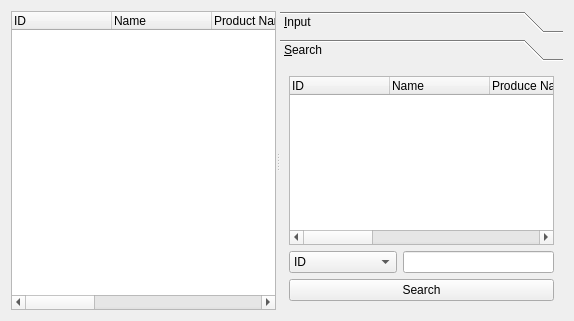
<?xml version="1.0" encoding="UTF-8"?>
<ui version="4.0">
 <class>ShopManagerForm</class>
 <widget class="QWidget" name="ShopManagerForm">
  <property name="geometry">
   <rect>
    <x>0</x>
    <y>0</y>
    <width>574</width>
    <height>321</height>
   </rect>
  </property>
  <property name="windowTitle">
   <string>Form</string>
  </property>
  <layout class="QHBoxLayout" name="horizontalLayout_3">
   <item>
    <widget class="QSplitter" name="splitter">
     <property name="orientation">
      <enum>Qt::Horizontal</enum>
     </property>
     <widget class="QTreeWidget" name="treeWidget">
      <property name="rootIsDecorated">
       <bool>false</bool>
      </property>
      <property name="itemsExpandable">
       <bool>false</bool>
      </property>
      <column>
       <property name="text">
        <string>ID</string>
       </property>
      </column>
      <column>
       <property name="text">
        <string>Name</string>
       </property>
      </column>
      <column>
       <property name="text">
        <string>Product Name</string>
       </property>
      </column>
      <column>
       <property name="text">
        <string>Date</string>
       </property>
      </column>
      <column>
       <property name="text">
        <string>Count</string>
       </property>
      </column>
      <column>
       <property name="text">
        <string>Price</string>
       </property>
      </column>
      <column>
       <property name="text">
        <string>Total Price</string>
       </property>
      </column>
      <column>
       <property name="text">
        <string>Address</string>
       </property>
      </column>
      <column>
       <property name="text">
        <string>Phone Number</string>
       </property>
      </column>
     </widget>
     <widget class="QToolBox" name="toolBox">
      <property name="currentIndex">
       <number>1</number>
      </property>
      <widget class="QWidget" name="inputPage">
       <property name="geometry">
        <rect>
         <x>0</x>
         <y>-17</y>
         <width>276</width>
         <height>278</height>
        </rect>
       </property>
       <attribute name="label">
        <string>&amp;Input</string>
       </attribute>
       <layout class="QVBoxLayout" name="verticalLayout_2">
        <item>
         <layout class="QFormLayout" name="shopFormLayout">
          <item row="0" column="0">
           <widget class="QLabel" name="idLabel">
            <property name="text">
             <string>SID</string>
            </property>
            <property name="buddy">
             <cstring>shopsidLineEdit</cstring>
            </property>
           </widget>
          </item>
          <item row="0" column="1">
           <widget class="QLineEdit" name="shopsidLineEdit">
            <property name="readOnly">
             <bool>true</bool>
            </property>
           </widget>
          </item>
          <item row="1" column="1">
           <widget class="QComboBox" name="shopcidcomboBox"/>
          </item>
          <item row="3" column="0">
           <widget class="QLabel" name="categoryLabel">
            <property name="text">
             <string>Date</string>
            </property>
            <property name="buddy">
             <cstring>addressLineEdit</cstring>
            </property>
           </widget>
          </item>
          <item row="3" column="1">
           <widget class="QLineEdit" name="dateLineEdit"/>
          </item>
          <item row="4" column="0">
           <widget class="QLabel" name="label">
            <property name="text">
             <string>Count</string>
            </property>
           </widget>
          </item>
          <item row="4" column="1">
           <widget class="QLineEdit" name="countLineEdit"/>
          </item>
          <item row="2" column="0">
           <widget class="QLabel" name="priceLabel">
            <property name="text">
             <string>PName</string>
            </property>
            <property name="buddy">
             <cstring>phoneNumberLineEdit</cstring>
            </property>
           </widget>
          </item>
          <item row="1" column="0">
           <widget class="QLabel" name="shopLabel">
            <property name="text">
             <string>Name</string>
            </property>
            <property name="buddy">
             <cstring>nameLineEdit</cstring>
            </property>
           </widget>
          </item>
          <item row="2" column="1">
           <widget class="QComboBox" name="shoppidcomboBox"/>
          </item>
         </layout>
        </item>
        <item>
         <widget class="QTreeWidget" name="CustomertreeWidget">
          <column>
           <property name="text">
            <string>Name</string>
           </property>
          </column>
          <column>
           <property name="text">
            <string>Phone Number</string>
           </property>
          </column>
          <column>
           <property name="text">
            <string>Address</string>
           </property>
          </column>
         </widget>
        </item>
        <item>
         <widget class="QTreeWidget" name="ProducttreeWidget">
          <column>
           <property name="text">
            <string>Product Name</string>
           </property>
          </column>
          <column>
           <property name="text">
            <string>Price</string>
           </property>
          </column>
          <column>
           <property name="text">
            <string>Category</string>
           </property>
          </column>
         </widget>
        </item>
        <item>
         <spacer name="verticalSpacer">
          <property name="orientation">
           <enum>Qt::Vertical</enum>
          </property>
          <property name="sizeHint" stdset="0">
           <size>
            <width>20</width>
            <height>40</height>
           </size>
          </property>
         </spacer>
        </item>
        <item>
         <layout class="QHBoxLayout" name="addHorizontalLayout">
          <item>
           <widget class="QPushButton" name="addPushButton">
            <property name="text">
             <string>&amp;Add</string>
            </property>
           </widget>
          </item>
          <item>
           <widget class="QPushButton" name="modifyPushButton">
            <property name="text">
             <string>&amp;Modify</string>
            </property>
           </widget>
          </item>
         </layout>
        </item>
       </layout>
      </widget>
      <widget class="QWidget" name="searchPage">
       <property name="geometry">
        <rect>
         <x>0</x>
         <y>0</y>
         <width>286</width>
         <height>261</height>
        </rect>
       </property>
       <attribute name="label">
        <string>&amp;Search</string>
       </attribute>
       <layout class="QVBoxLayout" name="verticalLayout_4">
        <item>
         <widget class="QTreeWidget" name="searchTreeWidget">
          <property name="rootIsDecorated">
           <bool>false</bool>
          </property>
          <column>
           <property name="text">
            <string>ID</string>
           </property>
          </column>
          <column>
           <property name="text">
            <string>Name</string>
           </property>
          </column>
          <column>
           <property name="text">
            <string>Produce Name</string>
           </property>
          </column>
          <column>
           <property name="text">
            <string>Date</string>
           </property>
          </column>
          <column>
           <property name="text">
            <string>Count</string>
           </property>
          </column>
          <column>
           <property name="text">
            <string>Price</string>
           </property>
          </column>
          <column>
           <property name="text">
            <string>Total Price</string>
           </property>
          </column>
          <column>
           <property name="text">
            <string>Address</string>
           </property>
          </column>
          <column>
           <property name="text">
            <string>Phone Number</string>
           </property>
          </column>
         </widget>
        </item>
        <item>
         <layout class="QHBoxLayout" name="horizontalLayout">
          <item>
           <widget class="QComboBox" name="searchComboBox">
            <item>
             <property name="text">
              <string>ID</string>
             </property>
            </item>
            <item>
             <property name="text">
              <string>Name</string>
             </property>
            </item>
            <item>
             <property name="text">
              <string>Product Name</string>
             </property>
            </item>
            <item>
             <property name="text">
              <string>Date</string>
             </property>
            </item>
            <item>
             <property name="text">
              <string>Count</string>
             </property>
            </item>
           </widget>
          </item>
          <item>
           <widget class="QLineEdit" name="searchLineEdit"/>
          </item>
         </layout>
        </item>
        <item>
         <widget class="QPushButton" name="searchPushButton">
          <property name="text">
           <string>Search</string>
          </property>
         </widget>
        </item>
       </layout>
      </widget>
     </widget>
    </widget>
   </item>
  </layout>
 </widget>
 <resources/>
 <connections/>
</ui>
